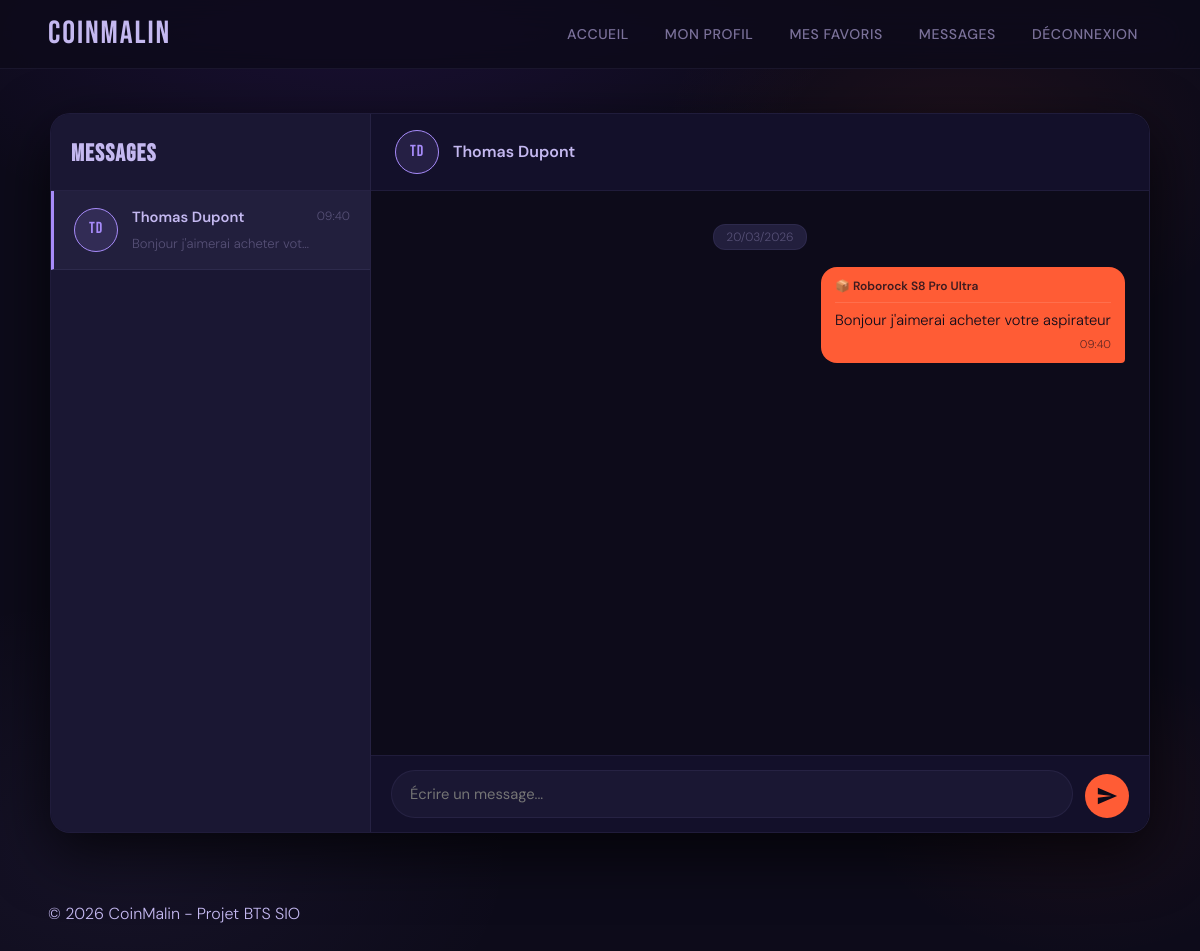
The app's page /messages.php (signed in) with its own data.
### tables this page shows
CREATE TABLE `utilisateurs` (
  `id` int(11) NOT NULL,
  `nom` varchar(50) NOT NULL,
  `prenom` varchar(50) NOT NULL,
  `email` varchar(100) NOT NULL,
  `mot_de_passe` varchar(255) NOT NULL,
  `telephone` varchar(20) DEFAULT NULL,
  `date_inscription` datetime DEFAULT current_timestamp(),
  `last_password_change` datetime DEFAULT current_timestamp(),
  `password_history` text DEFAULT NULL
);

CREATE TABLE `messages` (
  `id` int(11) NOT NULL,
  `id_expediteur` int(11) NOT NULL,
  `id_destinataire` int(11) NOT NULL,
  `id_annonce` int(11) DEFAULT NULL,
  `contenu` text NOT NULL,
  `date_envoi` datetime DEFAULT current_timestamp(),
  `est_lu` tinyint(1) DEFAULT 0
);

CREATE TABLE `annonces` (
  `id` int(11) NOT NULL,
  `titre` varchar(100) NOT NULL,
  `description` text NOT NULL,
  `prix` decimal(10,2) NOT NULL,
  `date_publication` datetime DEFAULT current_timestamp(),
  `id_utilisateur` int(11) NOT NULL,
  `id_categorie` int(11) NOT NULL,
  `photo` varchar(255) DEFAULT NULL
);

### messages.php (the view, shortened to what this page needs)
<?php
require_once 'header.php';
$user_id = $_SESSION['user_id'];
$conn = connect_db();
$sql = "UPDATE messages SET est_lu = TRUE WHERE id_destinataire = $user_id AND est_lu = FALSE";
mysqli_query($conn, $sql);
$sql_conversations = "
    SELECT
        u.id,
        u.nom,
        u.prenom,
        MAX(m.date_envoi) AS derniere_activite,
        SUM(CASE WHEN m.id_destinataire = $user_id AND m.est_lu = 0 THEN 1 ELSE 0 END) AS non_lus,
        (SELECT contenu FROM messages
         WHERE (id_expediteur = u.id AND id_destinataire = $user_id)
            OR (id_expediteur = $user_id AND id_destinataire = u.id)
         ORDER BY date_envoi DESC LIMIT 1) AS dernier_message
    FROM messages m
    JOIN utilisateurs u ON (
        CASE WHEN m.id_expediteur = $user_id THEN m.id_destinataire = u.id
             ELSE m.id_expediteur = u.id END
    )
    WHERE m.id_expediteur = $user_id OR m.id_destinataire = $user_id
    GROUP BY u.id, u.nom, u.prenom
    ORDER BY derniere_activite DESC
";
$result_conv = mysqli_query($conn, $sql_conversations);
$conversations = [];
while ($row = mysqli_fetch_assoc($result_conv)) {
    $conversations[] = $row;
}
$contact_id = isset($_GET['contact_id']) ? (int)$_GET['contact_id'] : ($conversations[0]['id'] ?? null);
$messages_conv = [];
if ($contact_id) {
    $sql_messages = "
        SELECT m.*, a.titre AS titre_annonce
        FROM messages m
        LEFT JOIN annonces a ON m.id_annonce = a.id
        WHERE (m.id_expediteur = $user_id AND m.id_destinataire = $contact_id)
           OR (m.id_expediteur = $contact_id AND m.id_destinataire = $user_id)
        ORDER BY m.date_envoi ASC
    ";
    $result_msg = mysqli_query($conn, $sql_messages);
    while ($row = mysqli_fetch_assoc($result_msg)) {
        $messages_conv[] = $row;
    }
    $sql_contact = "SELECT nom, prenom FROM utilisateurs WHERE id = $contact_id";
    $contact = mysqli_fetch_assoc(mysqli_query($conn, $sql_contact));
}
?>
<div class="whatsapp-container">
    <div class="wa-sidebar">
        <div class="wa-sidebar-header">
            <h2>Messages</h2>
        </div>
        <div class="wa-contacts">
            <?php if (empty($conversations)): ?>
                <p class="wa-empty">Aucune conversation.</p>
            <?php else: ?>
                <?php foreach ($conversations as $conv): ?>
                    <a href="messages.php?contact_id=<?php echo $conv['id']; ?>"
                       class="wa-contact <?php echo ($contact_id == $conv['id']) ? 'active' : ''; ?>">
                        <div class="wa-avatar">
                            <?php echo strtoupper(substr($conv['prenom'], 0, 1) . substr($conv['nom'], 0, 1)); ?>
                        </div>
                        <div class="wa-contact-info">
                            <div class="wa-contact-top">
                                <span class="wa-contact-name"><?php echo htmlspecialchars($conv['prenom'] . ' ' . $conv['nom']); ?></span>
                                <span class="wa-contact-time"><?php echo date('H:i', strtotime($conv['derniere_activite'])); ?></span>
                            </div>
                            <div class="wa-contact-bottom">
                                <span class="wa-contact-preview"><?php echo htmlspecialchars(substr($conv['dernier_message'], 0, 35)) . '...'; ?></span>
                            </div>
                        </div>
                    </a>
                <?php endforeach; ?>
            <?php endif; ?>
        </div>
    </div>
    <div class="wa-chat">
        <?php if ($contact_id && !empty($contact)): ?>
            <div class="wa-chat-header">
                <div class="wa-avatar">
                    <?php echo strtoupper(substr($contact['prenom'], 0, 1) . substr($contact['nom'], 0, 1)); ?>
                </div>
                <div class="wa-chat-header-info">
                    <span class="wa-chat-name"><?php echo htmlspecialchars($contact['prenom'] . ' ' . $contact['nom']); ?></span>
                </div>
            </div>
            <div class="wa-messages" id="wa-messages">
                <?php if (empty($messages_conv)): ?>
                    <p class="wa-empty-chat">Commencez la conversation !</p>
                <?php else: ?>
                    <?php
                    $last_date = null;
                    foreach ($messages_conv as $msg):
                        $date_msg = date('d/m/Y', strtotime($msg['date_envoi']));
                        if ($date_msg !== $last_date):
                            $last_date = $date_msg;
                    ?>
                        <div class="wa-date-separator">
                            <span><?php echo $date_msg; ?></span>
                        </div>
                    <?php endif; ?>
                    <div class="wa-bubble <?php echo ($msg['id_expediteur'] == $user_id) ? 'sent' : 'received'; ?>">
                        <?php if (!empty($msg['titre_annonce'])): ?>
                            <div class="wa-bubble-annonce">📦 <?php echo htmlspecialchars($msg['titre_annonce']); ?></div>
                        <?php endif; ?>
                        <div class="wa-bubble-text"><?php echo nl2br(htmlspecialchars($msg['contenu'])); ?></div>
                        <div class="wa-bubble-time"><?php echo date('H:i', strtotime($msg['date_envoi'])); ?></div>
                    </div>
                    <?php endforeach; ?>
                <?php endif; ?>
            </div>
            <div class="wa-input-area">
                <form method="POST" class="wa-form">
                    <textarea name="contenu" class="wa-input" placeholder="Écrire un message..." rows="1" required
                        onkeydown="if(event.key==='Enter' && !event.shiftKey){ event.preventDefault(); this.form.submit(); }"></textarea>
                    <button type="submit" class="wa-send-btn">
                        <svg viewBox="0 0 24 24" fill="currentColor" width="22" height="22">
                            <path d="M2 21l21-9L2 3v7l15 2-15 2v7z"/>
                        </svg>
                    </button>
                </form>
            </div>
        <?php else: ?>
            <div class="wa-no-chat">
                <p>Sélectionnez une conversation pour commencer.</p>
            </div>
        <?php endif; ?>
    </div>
</div>
<?php require_once 'footer.php'; ?>

### records on screen
utilisateurs: prenom+nom "TD", prenom+nom "Thomas Dupont", derniere_activite "09:40", dernier_message "Bonjour j'aimerai acheter vot…"
messages: date_envoi "20/03/2026", id_annonce.titre "Roborock S8 Pro Ultra", contenu "Bonjour j'aimerai acheter votre aspirateur", date_envoi "09:40"
